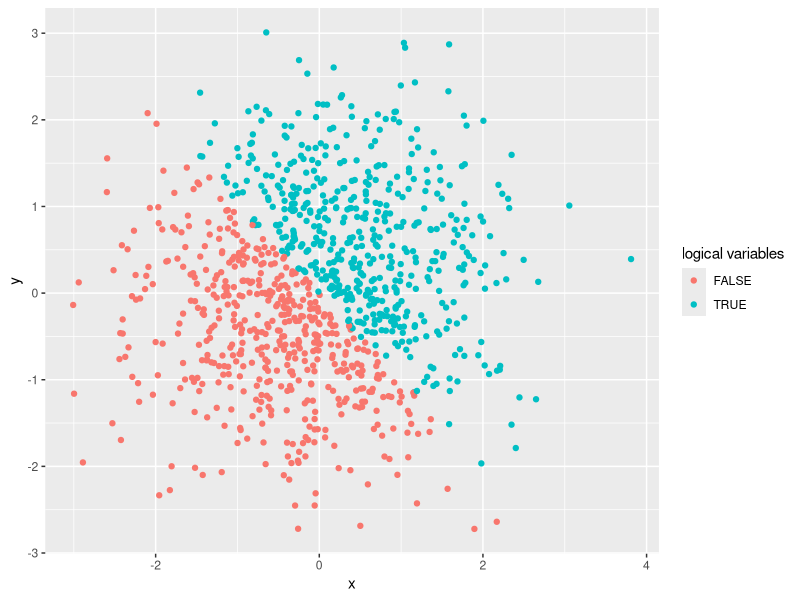
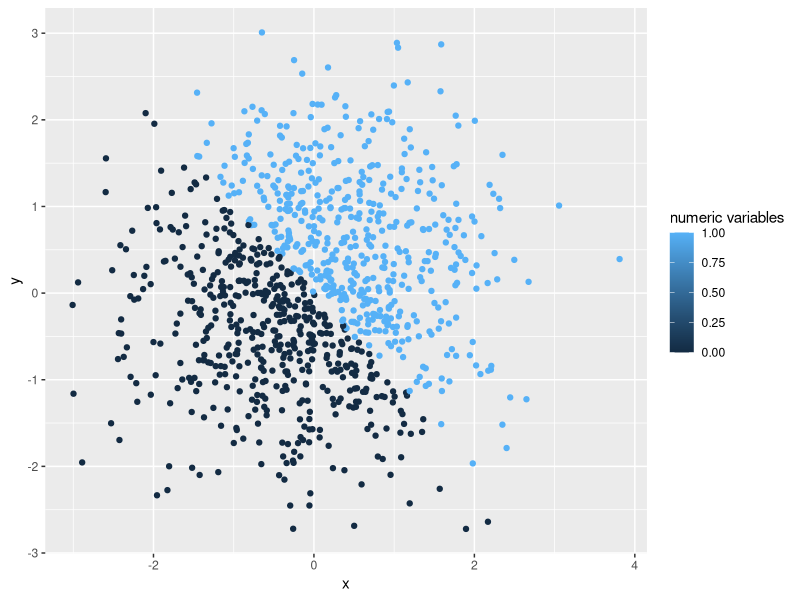
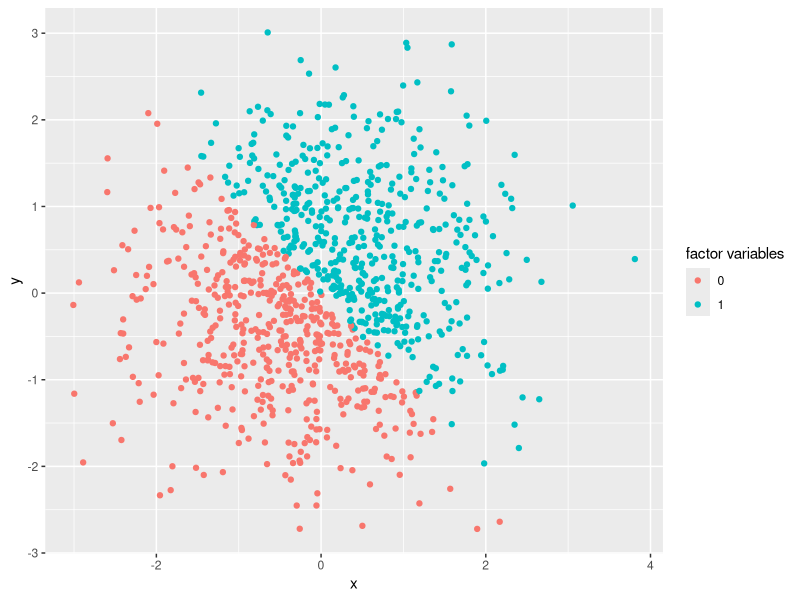
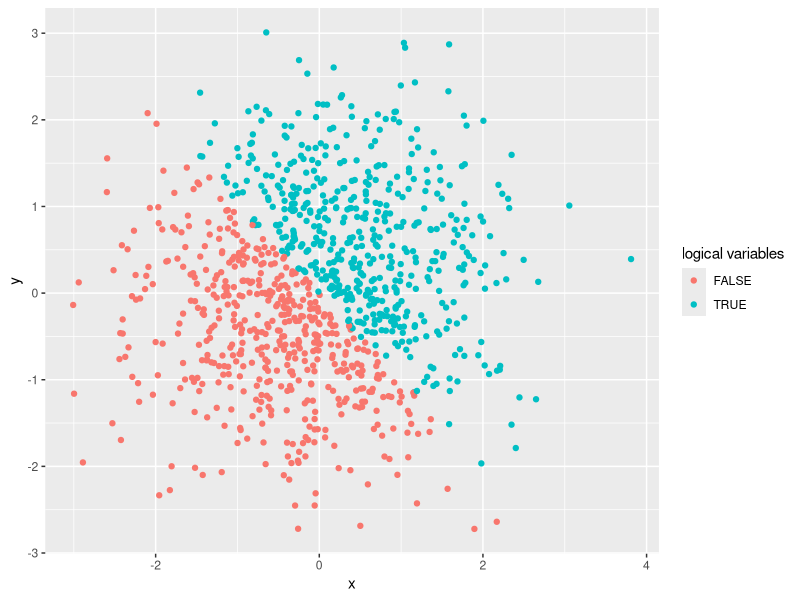

The R script that drew these images, in order:
## ---- chunk 1
library(tidyverse)
set.seed(1)
random_sample = runif(10,0,5)
logic_random_sample = random_sample > 2
char_vec = unlist(strsplit("mynameisYL",""))
fac_char_vec = factor(char_vec)

first_data = tibble(random_sample,logic_random_sample,char_vec,fac_char_vec)
sapply(first_data,mean)
## ---- chunk 2
set.seed(1)
x = rnorm(1000)

set.seed(2)
y = rnorm(1000)

logi_xy = (x + y > 0)
num_logi_xy = as.numeric(logi_xy)
fac_num_logi = as.factor(num_logi_xy)

second_data = tibble(x, y , logi_xy , num_logi_xy , fac_num_logi)
## ---- chunk 3
library(ggplot2)
ggplot(second_data, aes(x = x, y = y, color = logi_xy)) + geom_point() + labs(color = "logical variables")  
ggsave("x-y scatter plot with logi color.png")

ggplot(second_data, aes(x = x, y = y, color = num_logi_xy)) + geom_point() + labs(color = "numeric variables")  
ggplot(second_data, aes(x = x, y = y, color = fac_num_logi)) + geom_point() + labs(color = "factor variables") 
